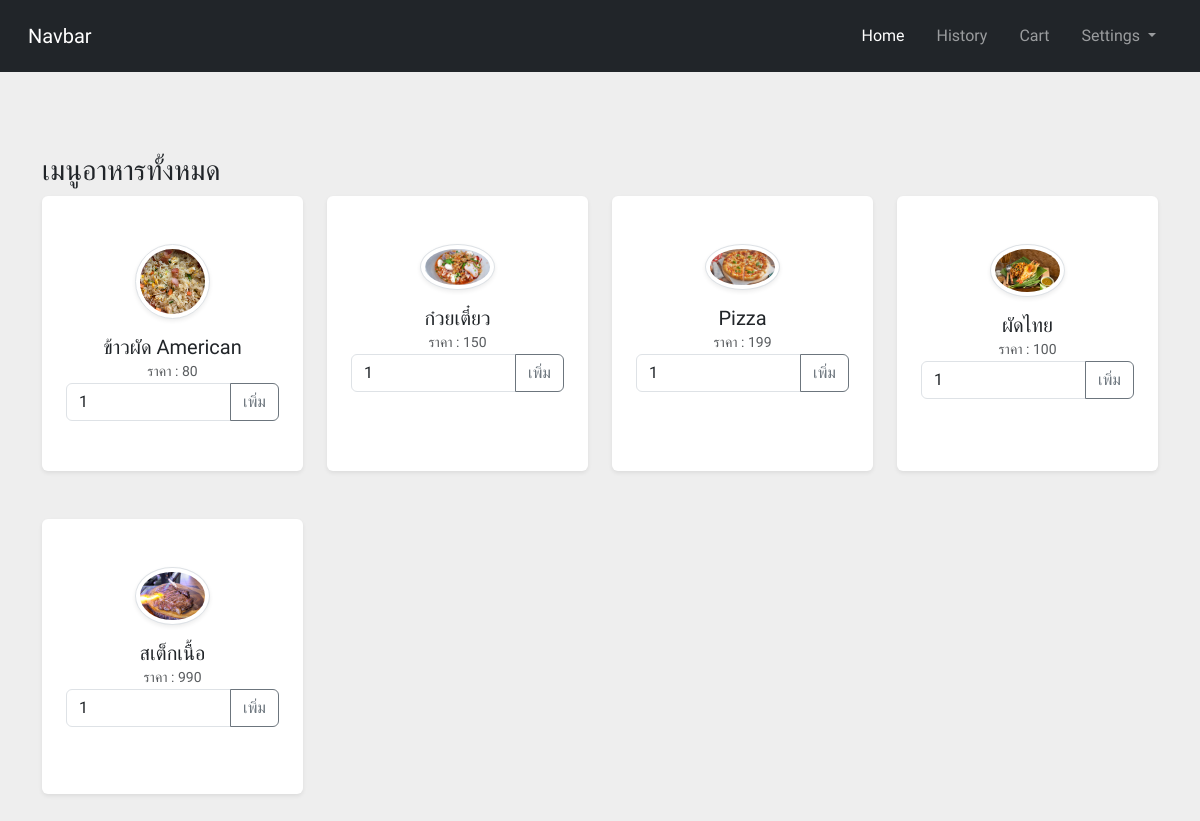
Page /_page/member/index.php?page=homepage (signed in) on the committed database.
### tables this page shows
CREATE TABLE `restaurant_menu` (
  `id_m` int(11) NOT NULL,
  `name_m` varchar(200) NOT NULL,
  `img_m` varchar(100) NOT NULL,
  `price_m` double NOT NULL,
  `status_u` int(1) NOT NULL DEFAULT 1,
  `timestamp_u` timestamp NOT NULL DEFAULT current_timestamp()
);

### _system/database.php (called while the page is built, shortened)
<?php
class database {
    public $mysqli;
    function __construct(){
        $this -> mysqli = new mysqli("localhost","root","","restaurant_db");
        mysqli_query($this -> mysqli,"SET NAMES utf8");
    }
    function select($table,$row = "*",$where = null){
        $sql = $where != null ? "SELECT $row FROM $table  $where" : "SELECT $row FROM $table";
        $this -> query = $this -> mysqli -> query($sql);
        return;
    }
}

### _page/member/homepage.php (the view, shortened to what this page needs)
<div class="row">
    <div class="col-12">
        <h3>
            เมนูอาหารทั้งหมด
        </h3>
        <div class="row text-center">
            <?php
            $db_new_2 = new database();
            $db_new_2->select("restaurant_menu", "*");
            while ($fetch_new = $db_new_2->query->fetch_object()) {
            ?>
                <div class="col-xl-3 col-sm-6 mb-5">
                    <div class="bg-white rounded shadow-sm py-5 px-4" style="height:275px;">
                        <img src="./../../_system/upload/<?= $fetch_new->img_m ?>" alt="" width="75" height="75" class="img-fluid rounded-circle mb-3 img-thumbnail shadow-sm">
                        <h5 class="mb-0"><?= $fetch_new->name_m ?></h5><span class="small text-uppercase text-muted">ราคา
                            : <?= $fetch_new->price_m ?></span>
                        <div class="input-group">
                            <input type="number" class="form-control" id="quan" min="1" value="1" name="" id="">
                            <button class="btn btn-outline-secondary" type="button" onClick="addFoodToCart('<?= $fetch_new->id_m ?>','<?= $fetch_new->price_m ?>','<?= $fetch_new->name_m ?>')">เพิ่ม</button>
                        </div>
                    </div>
                </div>
            <?php } ?>
        </div>
    </div>
</div>

### bs/style/standard.css (style rules this page uses)
* { font-family: 'Roboto', sans-serif; }

### bs/style/food_card.css (style rules this page uses)
.img-thumbnail { transition: transform 0.3s ease-in-out; }

### rows in the picture
restaurant_menu: img_m (picture), name_m "ข้าวผัด American", price_m "80"
restaurant_menu: img_m (picture), name_m "ก๋วยเตี๋ยว", price_m "150"
restaurant_menu: img_m (picture), name_m "Pizza", price_m "199"
restaurant_menu: img_m (picture), name_m "ผัดไทย", price_m "100"
restaurant_menu: img_m (picture), name_m "สเต็กเนื้อ", price_m "990"
